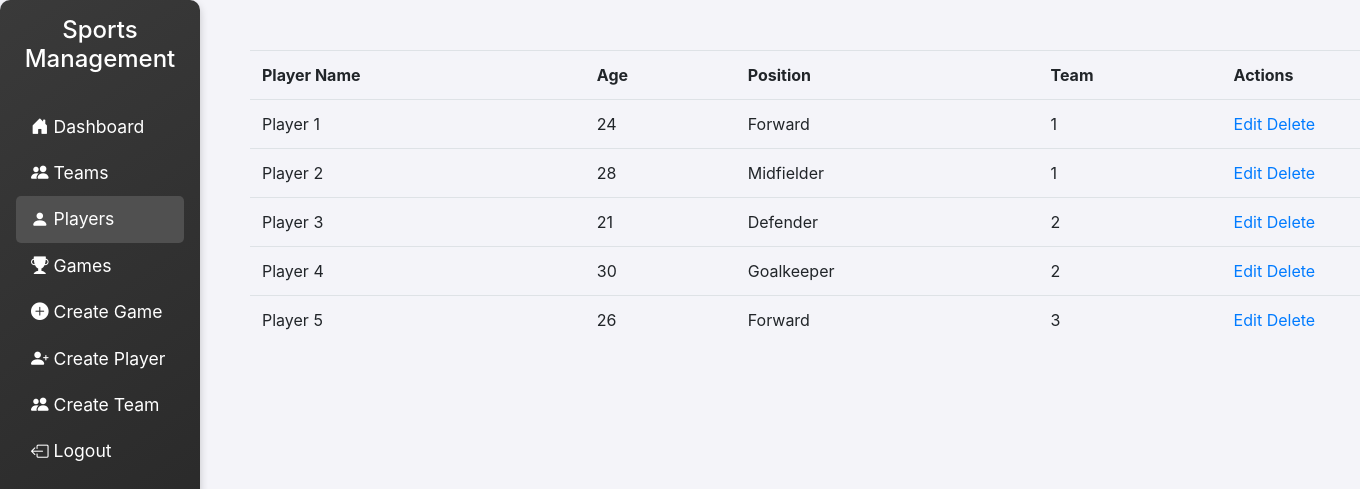
/view_players.php, run on the app's committed database.
### tables this page shows
CREATE TABLE players
(
    id       INT AUTO_INCREMENT PRIMARY KEY,
    name     VARCHAR(255)                                             NOT NULL,
    age      INT                                                      NOT NULL,
    position ENUM ('Forward', 'Midfielder', 'Defender', 'Goalkeeper') NOT NULL,
    team_id  INT,
    FOREIGN KEY (team_id) REFERENCES teams (id) ON DELETE SET NULL
);

### PlayerController.php (called while the page is built, shortened)
<?php
require_once 'Player.php';
class PlayerController
{
    private $player;
    public function __construct($db)
    {
        $this->player = new Player($db);
    }
    public function viewPlayers()
    {
        return $this->player->getAll();
    }
}

### Player.php (called while the page is built, shortened)
<?php
class Player
{
    private $conn;
    public function __construct($db)
    {
        $this->conn = $db;
    }
    public function getAll()
    {
        $stmt = $this->conn->query("SELECT * FROM players");
        return $stmt->fetch_all(MYSQLI_ASSOC);
    }
}

### view_players.php (the view, shortened to what this page needs)
<?php
require_once 'header.php';
require 'PlayerController.php';
$database = new Database();
$conn = $database->getConnection();
$controller = new PlayerController($conn);
$players = $controller->viewPlayers();
?>
<div class="page">
    <table class=" table table-hover">
        <tr>
            <th>Player Name</th>
            <th>Age</th>
            <th>Position</th>
            <th>Team</th>
            <th>Actions</th>
        </tr>
        <?php foreach ($players as $player) { ?>
            <tr>
                <td><?php echo $player['name']; ?></td>
                <td><?php echo $player['age']; ?></td>
                <td><?php echo $player['position']; ?></td>
                <td><?php echo $player['team_id']; ?></td>
                <td>
                    <a href="update_player.php?id=<?php echo $player['id']; ?>">Edit</a>
                    <a href="delete_player.php?id=<?php echo $player['id']; ?>">Delete</a>
                </td>
            </tr>
        <?php } ?>
    </table>
</div>

### header.php (shortened to what this page needs)
<!DOCTYPE html>
<html lang="en">
<head>
    <link href="https://stackpath.bootstrapcdn.com/bootstrap/4.5.2/css/bootstrap.min.css" rel="stylesheet">
    <link href="./css/styles.css" rel="stylesheet">
    <link rel="stylesheet" href="https://cdnjs.cloudflare.com/ajax/libs/bootstrap-icons/1.8.1/font/bootstrap-icons.css">
</head>
<body>
<div class="d-flex">
    <nav id="sidebar" class="text-white p-3">
        <h4 class="text-center">Sports Management</h4>
        <ul class="nav flex-column">
            <li class="nav-item">
                <a class="nav-link text-white <?= (basename($_SERVER['PHP_SELF']) == 'dashboard.php') ? 'active' : ''; ?>"
                   href="/src/dashboard.php">
                    <i class="bi bi-house-door-fill"></i> Dashboard
                </a>
            </li>
            <li class="nav-item">
                <a class="nav-link text-white <?= (basename($_SERVER['PHP_SELF']) == 'view_teams.php') ? 'active' : ''; ?>"
                   href="/src/view_teams.php">
                    <i class="bi bi-people-fill"></i> Teams
                </a>
            </li>
            <li class="nav-item">
                <a class="nav-link text-white <?= (basename($_SERVER['PHP_SELF']) == 'view_players.php') ? 'active' : ''; ?>"
                   href="/src/view_players.php">
                    <i class="bi bi-person-fill"></i> Players
                </a>
            </li>
            <li class="nav-item">
                <a class="nav-link text-white <?= (basename($_SERVER['PHP_SELF']) == 'view_games.php') ? 'active' : ''; ?>"
                   href="/src/view_games.php">
                    <i class="bi bi-trophy-fill"></i> Games
                </a>
            </li>
            <li class="nav-item">
                <a class="nav-link text-white <?= (basename($_SERVER['PHP_SELF']) == 'create_game.php') ? 'active' : ''; ?>"
                   href="/src/create_game.php">
                    <i class="bi bi-plus-circle-fill"></i> Create Game
                </a>
            </li>
            <li class="nav-item">
                <a class="nav-link text-white <?= (basename($_SERVER['PHP_SELF']) == 'create_player.php') ? 'active' : ''; ?>"
                   href="/src/create_player.php">
                    <i class="bi bi-person-plus-fill"></i> Create Player
                </a>
            </li>
            <li class="nav-item">
                <a class="nav-link text-white <?= (basename($_SERVER['PHP_SELF']) == 'create_team.php') ? 'active' : ''; ?>"
                   href="/src/create_team.php">
                    <i class="bi bi-people-fill"></i> Create Team
                </a>
            </li>
            <li class="nav-item">
                <a class="nav-link text-white" href="logout.php">
                    <i class="bi bi-box-arrow-left"></i> Logout
                </a>
            </li>
        </ul>
    </nav>
</div>
</body>
</html>

### css/styles.css (style rules this page uses)
#sidebar { min-width: 200px; max-width: 200px; height: 100vh; position: fixed; }
.page { position: relative; left: 200px; margin-left: 50px; margin-top: 50px; margin-right: 50px; }
.nav-link { font-size: 1.1rem; }

### header.php (style rules this page uses)
#sidebar { background: linear-gradient(145deg, #3a3a3a, #232323); box-shadow: 0 4px 8px rgba(0, 0, 0, 0.2); border-radius: 10px; height: 100vh; width: 250px; }
#sidebar h4 { margin-bottom: 30px; }
.nav-link { padding: 10px 15px; border-radius: 5px; transition: background-color 0.3s ease, color 0.3s ease; }
.nav-link:hover, .nav-link.active { background-color: #505050; color: #fff; }
body { background-color: #f4f4f9; }

### data on the page
players: name "Player 1", age "24", position "Forward", team "1"
players: name "Player 2", age "28", position "Midfielder", team "1"
players: name "Player 3", age "21", position "Defender", team "2"
players: name "Player 4", age "30", position "Goalkeeper", team "2"
players: name "Player 5", age "26", position "Forward", team "3"
